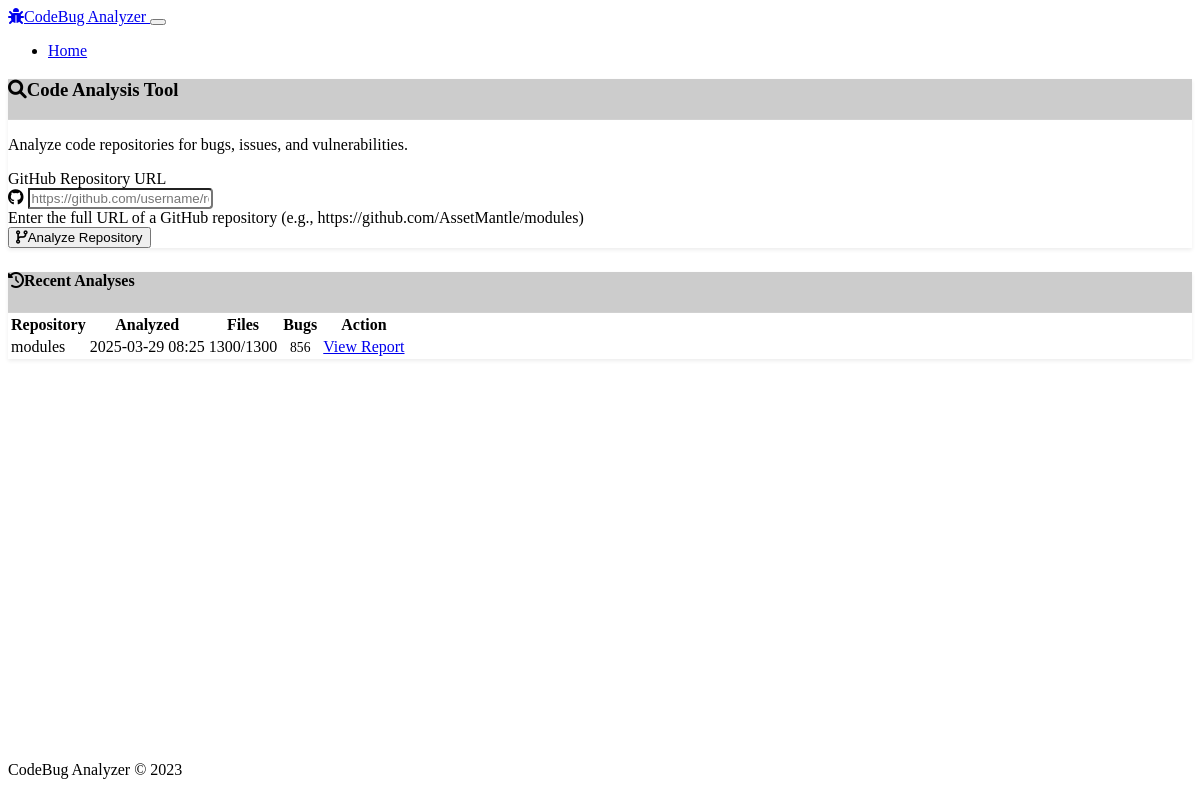
Before: / with the older database file.
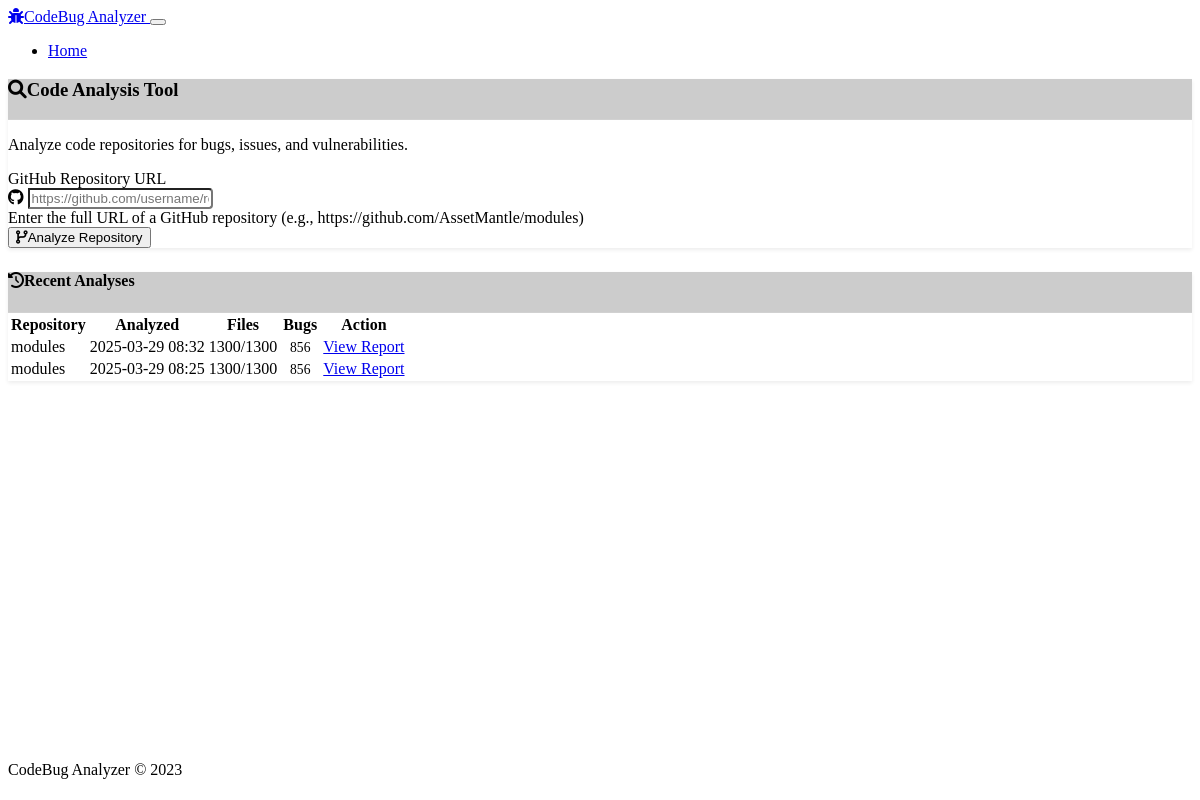
After: the same page with the newer database file.
### models.py (models this page shows, shortened)
class Scan(db.Model):
    id = db.Column(db.Integer, primary_key=True)
    repository_id = db.Column(db.Integer, db.ForeignKey('repository.id'), nullable=False)
    timestamp = db.Column(db.DateTime, default=datetime.utcnow)
    total_files = db.Column(db.Integer, default=0)
    analyzed_files = db.Column(db.Integer, default=0)
    total_bugs = db.Column(db.Integer, default=0)
    bugs = db.relationship('Bug', backref='scan', lazy=True, cascade="all, delete-orphan")

class Repository(db.Model):
    id = db.Column(db.Integer, primary_key=True)
    url = db.Column(db.String(255), nullable=False)
    name = db.Column(db.String(100))
    last_analyzed = db.Column(db.DateTime, default=datetime.utcnow)
    status = db.Column(db.String(20), default='pending')  # pending, analyzing, completed, failed
    scans = db.relationship('Scan', backref='repository', lazy=True, cascade="all, delete-orphan")

### routes.py (the view)
    @app.route('/')
    def index():
        recent_scans = Scan.query.order_by(Scan.timestamp.desc()).limit(5).all()
        return render_template('index.html', recent_scans=recent_scans)

### templates/index.html (shortened to what this page needs)
{% extends 'layout.html' %}
{% block content %}
<div class="row">
    <div class="col-md-8 offset-md-2">
        <div class="card mb-4">
            <div class="card-header">
                <h3 class="card-title"><i class="fas fa-magnifying-glass me-2"></i>Code Analysis Tool</h3>
            </div>
            <div class="card-body">
                <p class="lead">Analyze code repositories for bugs, issues, and vulnerabilities.</p>
                <form action="{{ url_for('analyze') }}" method="POST" id="analysis-form">
                    <div class="mb-3">
                        <label for="repo_url" class="form-label">GitHub Repository URL</label>
                        <div class="input-group">
                            <span class="input-group-text"><i class="fab fa-github"></i></span>
                            <input type="url" class="form-control" id="repo_url" name="repo_url"
                                placeholder="https://github.com/username/repository" required>
                        </div>
                        <div class="form-text">Enter the full URL of a GitHub repository (e.g., https://github.com/AssetMantle/modules)</div>
                    </div>
                    <div class="d-grid">
                        <button type="submit" class="btn btn-primary" id="analyze-btn">
                            <i class="fas fa-code-branch me-2"></i>Analyze Repository
                        </button>
                    </div>
                </form>
            </div>
        </div>
        <div class="card">
            <div class="card-header">
                <h4 class="card-title"><i class="fas fa-history me-2"></i>Recent Analyses</h4>
            </div>
            <div class="card-body">
                {% if recent_scans %}
                    <div class="table-responsive">
                        <table class="table table-hover">
                            <thead>
                                <tr>
                                    <th>Repository</th>
                                    <th>Analyzed</th>
                                    <th>Files</th>
                                    <th>Bugs</th>
                                    <th>Action</th>
                                </tr>
                            </thead>
                            <tbody>
                                {% for scan in recent_scans %}
                                <tr>
                                    <td>{{ scan.repository.name }}</td>
                                    <td>{{ scan.timestamp.strftime('%Y-%m-%d %H:%M') }}</td>
                                    <td>{{ scan.analyzed_files }}/{{ scan.total_files }}</td>
                                    <td>
                                        <span class="badge {% if scan.total_bugs > 10 %}bg-danger{% elif scan.total_bugs > 0 %}bg-warning{% else %}bg-success{% endif %}">
                                            {{ scan.total_bugs }}
                                        </span>
                                    </td>
                                    <td>
                                        <a href="{{ url_for('results', scan_id=scan.id) }}" class="btn btn-sm btn-outline-info">
                                            View Report
                                        </a>
                                    </td>
                                </tr>
                                {% endfor %}
                            </tbody>
                        </table>
                    </div>
                {% else %}
                    <div class="alert alert-info">
                        <i class="fas fa-info-circle me-2"></i>No analysis reports yet. Start by analyzing a repository!
                    </div>
                {% endif %}
            </div>
        </div>
    </div>
</div>
{% endblock %}

### templates/layout.html (shortened to what this page needs)
<!DOCTYPE html>
<html lang="en" data-bs-theme="dark">
<head>
    <link rel="stylesheet" href="https://cdn.replit.com/agent/bootstrap-agent-dark-theme.min.css">
    <link rel="stylesheet" href="{{ url_for('static', filename='css/custom.css') }}">
    <link rel="stylesheet" href="https://cdnjs.cloudflare.com/ajax/libs/font-awesome/6.0.0-beta3/css/all.min.css">
</head>
<body>
    <nav class="navbar navbar-expand-lg navbar-dark bg-dark">
        <div class="container-fluid">
            <a class="navbar-brand" href="{{ url_for('index') }}">
                <i class="fas fa-bug me-2"></i>CodeBug Analyzer
            </a>
            <button class="navbar-toggler" type="button" data-bs-toggle="collapse" data-bs-target="#navbarNav" aria-controls="navbarNav" aria-expanded="false" aria-label="Toggle navigation">
            </button>
            <div class="collapse navbar-collapse" id="navbarNav">
                <ul class="navbar-nav">
                    <li class="nav-item">
                        <a class="nav-link" href="{{ url_for('index') }}">Home</a>
                    </li>
                </ul>
            </div>
        </div>
    </nav>
    <div class="container mt-4 mb-5">
        {% block content %}{% endblock %}
    </div>
    <footer class="footer mt-auto py-3 bg-dark">
        <div class="container text-center">
            <span class="text-muted">CodeBug Analyzer &copy; 2023</span>
        </div>
    </footer>
</body>
</html>

### static/css/custom.css (style rules this page uses)
.card { border: none; box-shadow: 0 0.125rem 0.25rem rgba(0, 0, 0, 0.075); margin-bottom: 1.5rem; }
.card-header { background-color: rgba(0, 0, 0, 0.2); border-bottom: 1px solid rgba(255, 255, 255, 0.1); }
#repo_url { border-top-right-radius: 0.25rem; border-bottom-right-radius: 0.25rem; }
.footer { position: fixed; bottom: 0; width: 100%; height: 60px; line-height: 60px; border-top: 1px solid rgba(255, 255, 255, 0.1); }
.container { margin-bottom: 80px; }
.badge { font-size: 0.85rem; padding: 0.35em 0.65em; }
.table-responsive { margin-bottom: 1rem; }
.table td, .table th { vertical-align: middle; }

Changed rows visible on the page:
added Scan: repository.name "modules", timestamp "2025-03-29 08:32", analyzed_files "1300", total_files "1300", total_bugs "856"
